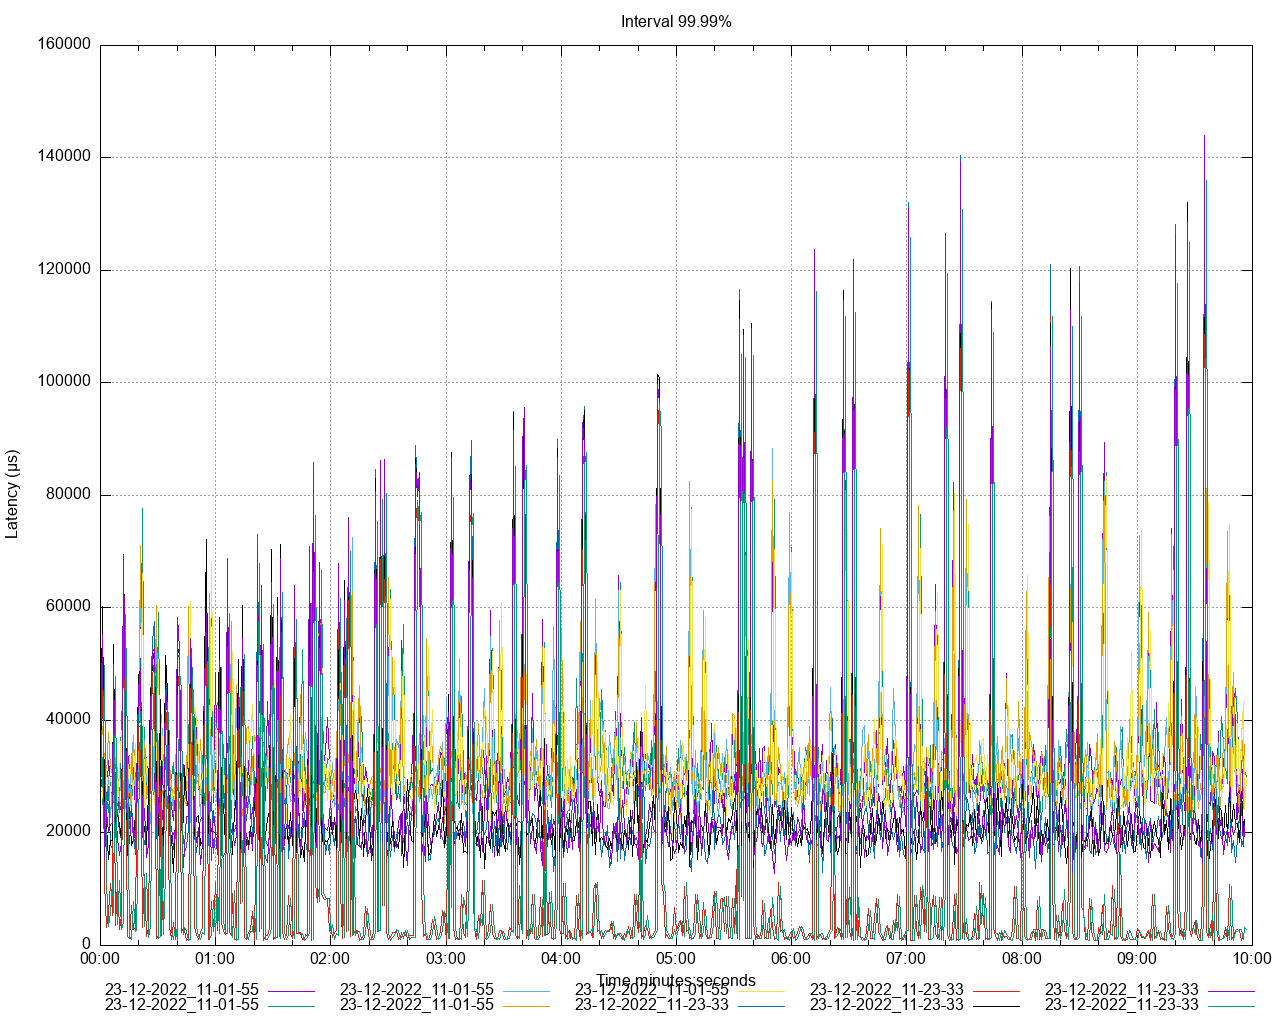

Write the gnuplot code that produced this figure.
set title 'Interval 99.99%' noenhanced
set style data lines
set datafile separator ","
set terminal png size 1280,1024
set grid
set key below
set xdata time
set timefmt "%s"
offset = 0
t0(x)=(offset=($0==0) ? x : offset, x - offset)
set xlabel 'Time minutes:seconds'
set ylabel 'Latency (μs)'
set output '/Users/ahmet.mircik/Workspace/python/hazelcast-simulator/offload-benchmarks/report/latency/latency_interval_9999_get.png'
plot \
   '/Users/ahmet.mircik/Workspace/python/hazelcast-simulator/offload-benchmarks/report/data/latency_interval_9999_get_1.data' using (t0(timecolumn(1))):2 title "23-12-2022_11-01-55" noenhanced , \
   '/Users/ahmet.mircik/Workspace/python/hazelcast-simulator/offload-benchmarks/report/data/latency_interval_9999_get_2.data' using (t0(timecolumn(1))):2 title "23-12-2022_11-01-55" noenhanced , \
   '/Users/ahmet.mircik/Workspace/python/hazelcast-simulator/offload-benchmarks/report/data/latency_interval_9999_get_3.data' using (t0(timecolumn(1))):2 title "23-12-2022_11-01-55" noenhanced , \
   '/Users/ahmet.mircik/Workspace/python/hazelcast-simulator/offload-benchmarks/report/data/latency_interval_9999_get_4.data' using (t0(timecolumn(1))):2 title "23-12-2022_11-01-55" noenhanced , \
   '/Users/ahmet.mircik/Workspace/python/hazelcast-simulator/offload-benchmarks/report/data/latency_interval_9999_get_5.data' using (t0(timecolumn(1))):2 title "23-12-2022_11-01-55" noenhanced , \
   '/Users/ahmet.mircik/Workspace/python/hazelcast-simulator/offload-benchmarks/report/data/latency_interval_9999_get_6.data' using (t0(timecolumn(1))):2 title "23-12-2022_11-23-33" noenhanced , \
   '/Users/ahmet.mircik/Workspace/python/hazelcast-simulator/offload-benchmarks/report/data/latency_interval_9999_get_7.data' using (t0(timecolumn(1))):2 title "23-12-2022_11-23-33" noenhanced , \
   '/Users/ahmet.mircik/Workspace/python/hazelcast-simulator/offload-benchmarks/report/data/latency_interval_9999_get_8.data' using (t0(timecolumn(1))):2 title "23-12-2022_11-23-33" noenhanced , \
   '/Users/ahmet.mircik/Workspace/python/hazelcast-simulator/offload-benchmarks/report/data/latency_interval_9999_get_9.data' using (t0(timecolumn(1))):2 title "23-12-2022_11-23-33" noenhanced , \
   '/Users/ahmet.mircik/Workspace/python/hazelcast-simulator/offload-benchmarks/report/data/latency_interval_9999_get_10.data' using (t0(timecolumn(1))):2 title "23-12-2022_11-23-33" noenhanced , \
